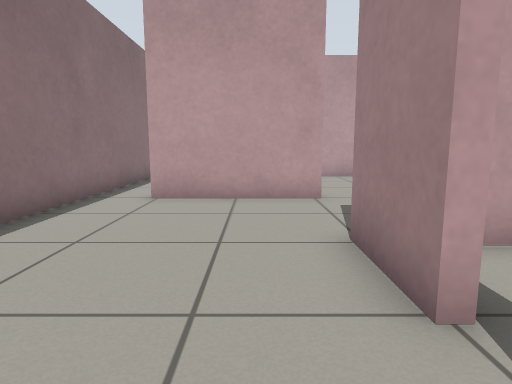
view 1 (above)

20 first-person views from a walk through a Gazebo world. The camera is 0.67 m above the floor, tilts 8° down and sees 75° across. The floor is counted in squares, 0.5 m on a side. Each view is taken from the middle of a square. On the plan, view 1 faces up. The plan holds only what a view shows up to about 14 squares ahead; the rest is blank. Surface patterns are stand-ins for the level's own textures.

view 2
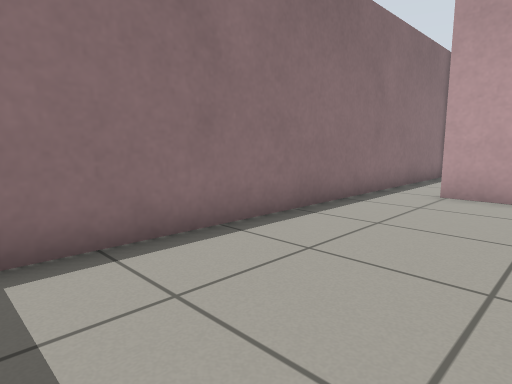

view 3
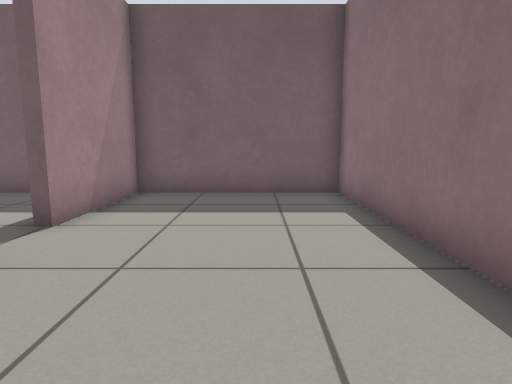

view 4
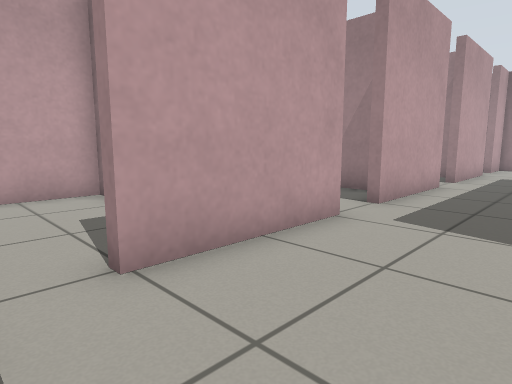

view 5
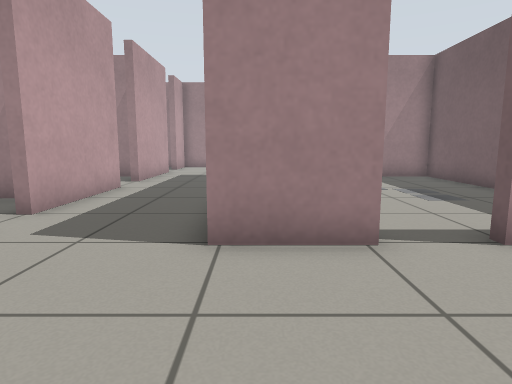

view 6
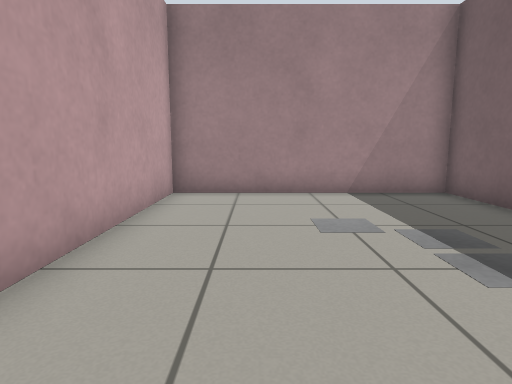

view 7
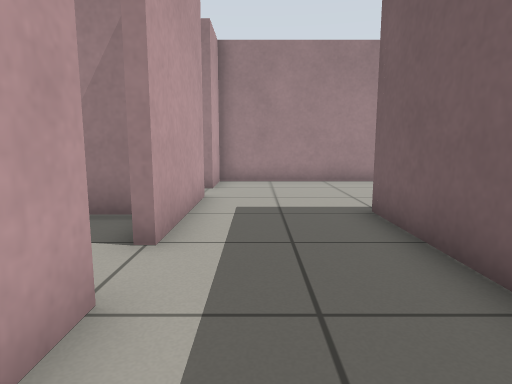

view 8
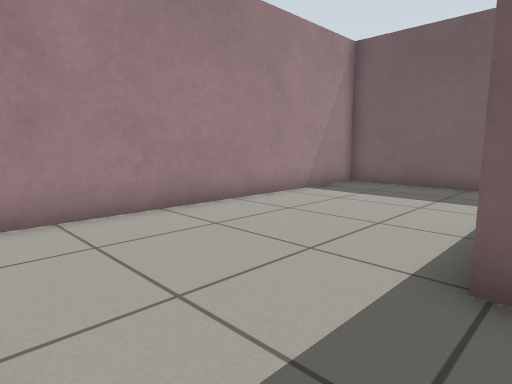

view 9
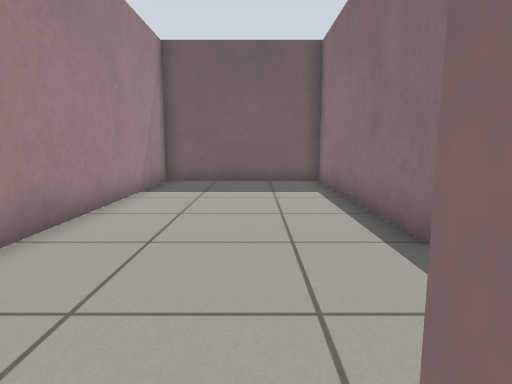

view 10
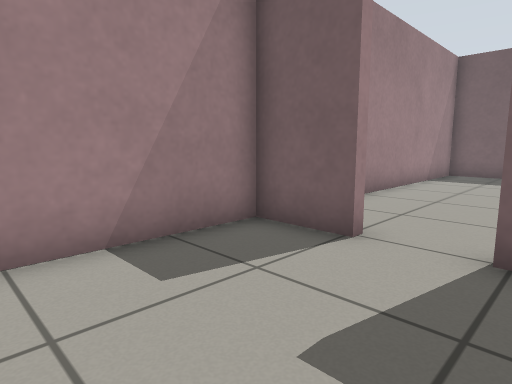

view 11
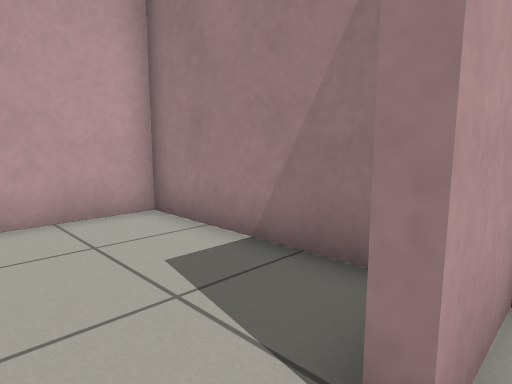

view 12
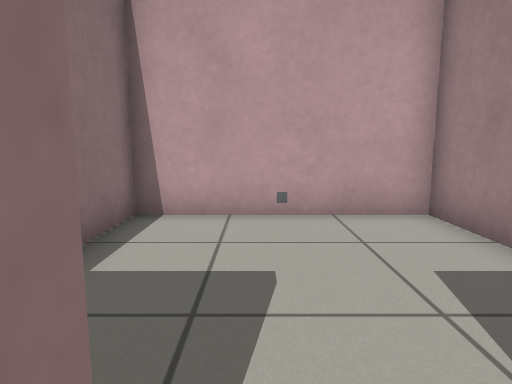

view 13
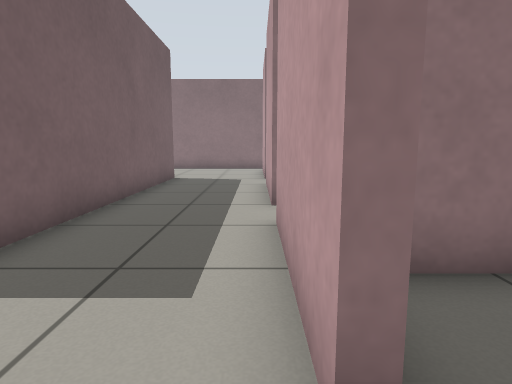

view 14
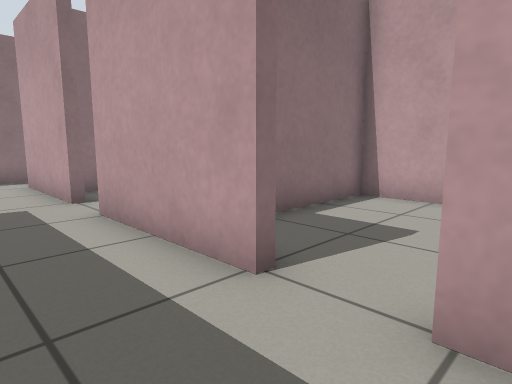

view 15
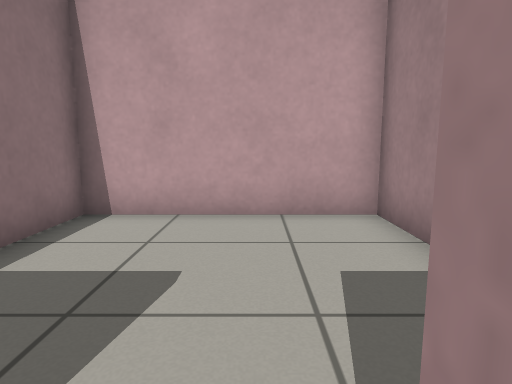

view 16
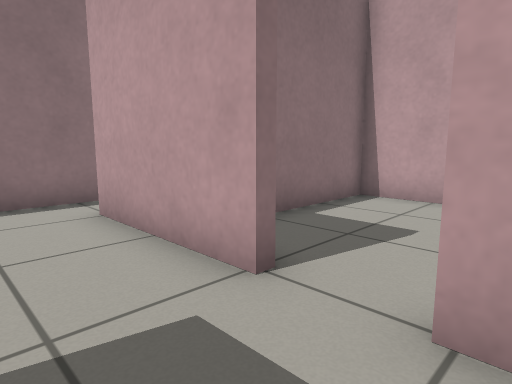

view 17
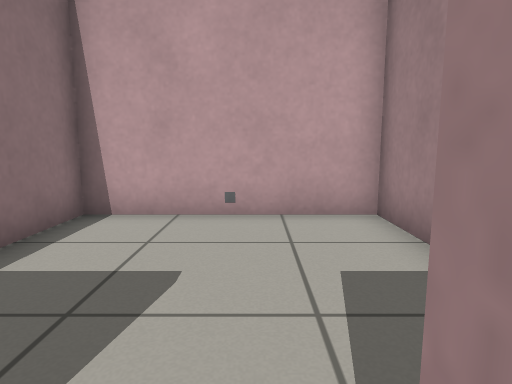

view 18
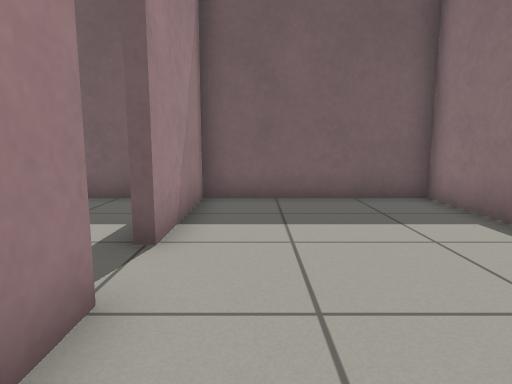

view 19
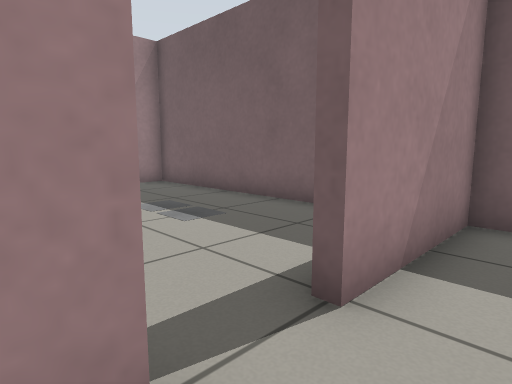

view 20
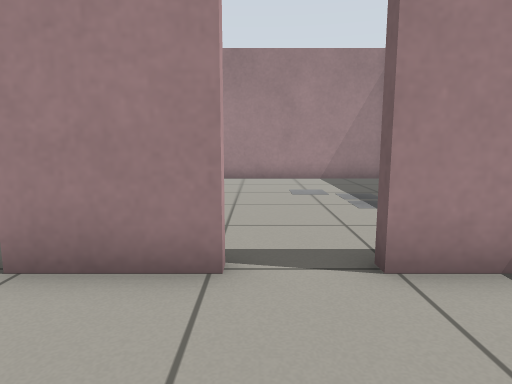

### Floor plan
Points are (right, up) in squares from view 1. A wall is a line through its corners. A room is listed if a view was taken in it or the views show most of it. See-through windows are left out.
Room 1 (views 1, 2, 3, 4, 5, 18, 19, 20)
walls: (1.8, 2.3) (1.3, 2.3) (1.3, 4.7); (0.5, 8.3) (-2.6, 8.3) (-2.6, 8.8); (-4.3, 9.5) (-4.3, -3.4) (1.3, -3.4) (1.3, 0.6)
ways out: opening at (2, 1.5) to room 2; opening at (1.3, 7) to room 3; opening at (-3.5, 9) to room 7
Room 2 (view 6)
walls: (1.3, 0.6) (1.7, 0.6); (3.1, -3.4) (11.4, -3.4) (11.4, 4.3) (3, 4.3)
ways out: opening at (2, 1.5) to room 1
Room 3 (views 7, 8, 11, 12, 13, 14, 15, 16, 17)
walls: (13.7, 8.3) (9.4, 8.3) (9.4, 8.8); (7.7, 8.8) (7.7, 8.3) (3.4, 8.3) (3.4, 8.8); (1.3, 4.7) (11.6, 4.7) (11.6, -3.4) (17.3, -3.4) (17.3, 8.3) (15.4, 8.3); (1.7, 8.8) (1.7, 8.3) (0.5, 8.3)
low walls: (13.7, 8.8) (13.7, 8.3)
ways out: opening at (1.3, 7) to room 1; opening at (14.5, 9) to room 4; opening at (8.5, 9) to room 5; opening at (2.5, 9) to room 6
Room 4 (views 9, 10)
walls: (11.6, 10.8) (11.6, 9.5); (15.4, 8.3) (15.4, 8.6) (17.3, 8.6) (17.3, 14.3) (11.6, 14.3) (11.6, 12.3)
ways out: opening at (14.5, 9) to room 3
Room 5 (no view inside)
walls: (11.4, 12.3) (11.4, 14.3) (5.7, 14.3) (5.7, 10.9); (11.4, 9.1) (11.4, 10.3)
ways out: opening at (8.5, 9) to room 3
Room 6 (no view inside)
walls: (5.4, 12.2) (5.4, 14.3) (-0.3, 14.3) (-0.3, 9.2); (5.4, 9.6) (5.4, 10.6)
ways out: opening at (2.5, 9) to room 3
Room 7 (no view inside)
walls: (-4.3, 14.4) (-4.3, 9.5); (-0.6, 14.3) (-2.9, 14.3)
ways out: opening at (-3.5, 9) to room 1

Where each view was taken, in squares from view 1:
view 1: 0 up, 0 right, facing up
view 2: 1 down, 0 right, facing up-left
view 3: 6 up, 2 left, facing down
view 4: 5 up, 4 left, facing up-right
view 5: 4 up, 3 left, facing right
view 6: 2 up, 2 right, facing right
view 7: 7 up, 5 right, facing right
view 8: 8 up, 11 right, facing down-right
view 9: 9 up, 14 right, facing down
view 10: 13 up, 13 right, facing down-right
view 11: 8 up, 14 right, facing up-right
view 12: 8 up, 14 right, facing up
view 13: 8 up, 15 right, facing left
view 14: 6 up, 10 right, facing up-left
view 15: 8 up, 9 right, facing up
view 16: 6 up, 4 right, facing up-left
view 17: 8 up, 3 right, facing up
view 18: 5 up, 0 right, facing down
view 19: 3 up, 0 right, facing down-right
view 20: 2 up, 2 left, facing right
